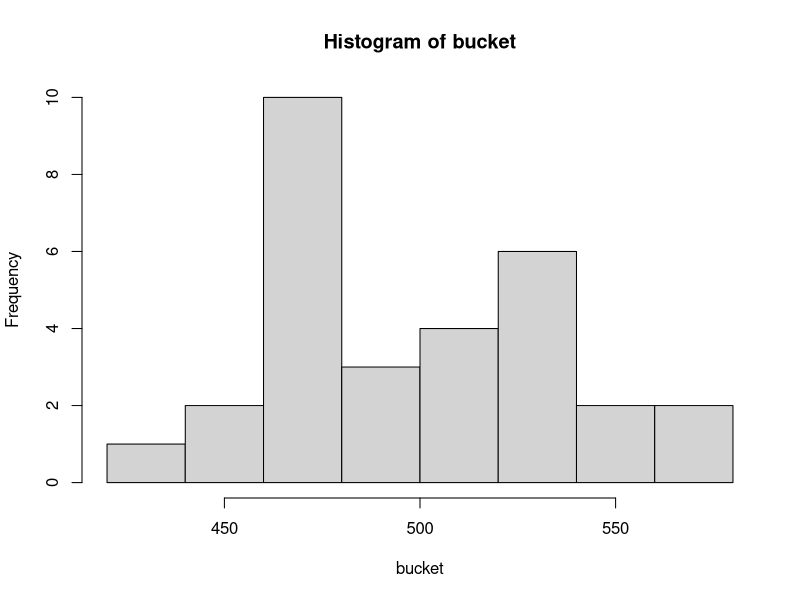

Here is the R script that generated this plot:
## ---- chunk 1
buildDY <- function(csize=35){
  bdlist=1:365
  out <- sample(bdlist,csize,replace=T)
}
## ---- chunk 2
try1=buildDY(csize = 35)
table(try1)
## ---- chunk 3
maxdup = function(inlist){
    out <- max(table(inlist))
}
## ---- chunk 4
bucket=numeric()
for (j in 1:30){
  


brownlow=0
trials = numeric()

for (i in 1:1137) {
  a<-buildDY(csize = 35)
  trials[i] = maxdup(a)
 
}

out <- ifelse(trials>=2,1,-2) 
bucket[j] <- sum(out)
}
hist(bucket)
## ---- chunk 5
mean(bucket)
## ---- chunk 6
sd(bucket)
## ---- chunk 7
bucket=numeric()
for (j in 1:10){
  


brownlow=0
trials = numeric()

for (i in 1:1137) {
  a<-buildDY(csize = 29)
  trials[i] = maxdup(a)
 
}

out <- ifelse(trials>=2,1,-2) 
bucket[j] <- sum(out)
}
